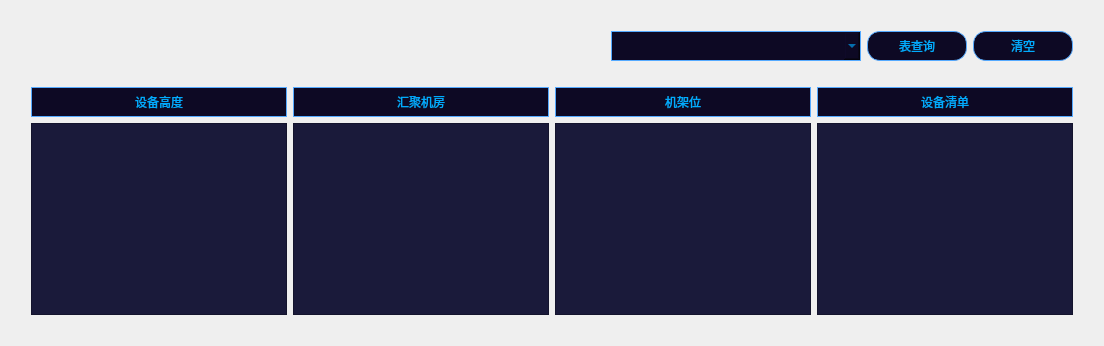
         <widget class="QWidget" name="setting_page">
          <layout class="QHBoxLayout" name="horizontalLayout_15">
           <item>
            <spacer name="horizontalSpacer_7">
             <property name="orientation">
              <enum>Qt::Horizontal</enum>
             </property>
             <property name="sizeType">
              <enum>QSizePolicy::Fixed</enum>
             </property>
             <property name="sizeHint" stdset="0">
              <size>
               <width>20</width>
               <height>20</height>
              </size>
             </property>
            </spacer>
           </item>
           <item>
            <layout class="QVBoxLayout" name="verticalLayout_6">
             <item>
              <spacer name="verticalSpacer_9">
               <property name="orientation">
                <enum>Qt::Vertical</enum>
               </property>
               <property name="sizeType">
                <enum>QSizePolicy::Fixed</enum>
               </property>
               <property name="sizeHint" stdset="0">
                <size>
                 <width>20</width>
                 <height>20</height>
                </size>
               </property>
              </spacer>
             </item>
             <item>
              <layout class="QHBoxLayout" name="horizontalLayout_14">
               <item>
                <spacer name="horizontalSpacer_6">
                 <property name="orientation">
                  <enum>Qt::Horizontal</enum>
                 </property>
                 <property name="sizeType">
                  <enum>QSizePolicy::Expanding</enum>
                 </property>
                 <property name="sizeHint" stdset="0">
                  <size>
                   <width>300</width>
                   <height>20</height>
                  </size>
                 </property>
                </spacer>
               </item>
               <item>
                <widget class="QComboBox" name="table_names_cb">
                 <property name="sizePolicy">
                  <sizepolicy hsizetype="Minimum" vsizetype="Minimum">
                   <horstretch>0</horstretch>
                   <verstretch>0</verstretch>
                  </sizepolicy>
                 </property>
                 <property name="minimumSize">
                  <size>
                   <width>250</width>
                   <height>30</height>
                  </size>
                 </property>
                 <property name="styleSheet">
                  <string notr="true">QComboBox{
	border: 1px solid rgb(85, 170, 255);
	background-color: rgb(13, 9, 36);
	color: rgb(0, 170, 255);
}
QComboBox QAbstractItemView {
        color: rgb(0, 170, 255);  /* 下拉项文本颜色 */
 }
QComboBox QAbstractItemView::item:hover {
        color: rgb(7, 255, 119); 
}</string>
                 </property>
                </widget>
               </item>
               <item>
                <widget class="QPushButton" name="search_table_bt">
                 <property name="sizePolicy">
                  <sizepolicy hsizetype="Minimum" vsizetype="Minimum">
                   <horstretch>0</horstretch>
                   <verstretch>0</verstretch>
                  </sizepolicy>
                 </property>
                 <property name="minimumSize">
                  <size>
                   <width>100</width>
                   <height>30</height>
                  </size>
                 </property>
                 <property name="styleSheet">
                  <string notr="true">QPushButton {
	border: 1px solid rgb(85, 170, 255);
	background-color: rgb(13, 9, 36);
	border-radius: 13;
	color: rgb(0, 170, 255);
}

QPushButton:hover {
	background-color: rgb(85, 0, 255);
	color: rgb(7, 255, 119);
}

QPushButton:pressed {
	background-color: rgb(0, 0, 0);
}</string>
                 </property>
                 <property name="text">
                  <string>表查询</string>
                 </property>
                </widget>
               </item>
               <item>
                <widget class="QPushButton" name="clear_table_bt">
                 <property name="sizePolicy">
                  <sizepolicy hsizetype="Minimum" vsizetype="Minimum">
                   <horstretch>0</horstretch>
                   <verstretch>0</verstretch>
                  </sizepolicy>
                 </property>
                 <property name="minimumSize">
                  <size>
                   <width>100</width>
                   <height>30</height>
                  </size>
                 </property>
                 <property name="styleSheet">
                  <string notr="true">QPushButton {
	border: 1px solid rgb(85, 170, 255);
	background-color: rgb(13, 9, 36);
	border-radius: 13;
	color: rgb(0, 170, 255);
}

QPushButton:hover {
	background-color: rgb(85, 0, 255);
	color: rgb(7, 255, 119);
}

QPushButton:pressed {
	background-color: rgb(0, 0, 0);
}</string>
                 </property>
                 <property name="text">
                  <string>清空</string>
                 </property>
                </widget>
               </item>
              </layout>
             </item>
             <item>
              <spacer name="verticalSpacer_7">
               <property name="orientation">
                <enum>Qt::Vertical</enum>
               </property>
               <property name="sizeType">
                <enum>QSizePolicy::Fixed</enum>
               </property>
               <property name="sizeHint" stdset="0">
                <size>
                 <width>20</width>
                 <height>20</height>
                </size>
               </property>
              </spacer>
             </item>
             <item>
              <layout class="QGridLayout" name="gridLayout">
               <item row="0" column="0">
                <widget class="QLabel" name="label">
                 <property name="sizePolicy">
                  <sizepolicy hsizetype="Minimum" vsizetype="Minimum">
                   <horstretch>0</horstretch>
                   <verstretch>0</verstretch>
                  </sizepolicy>
                 </property>
                 <property name="minimumSize">
                  <size>
                   <width>0</width>
                   <height>30</height>
                  </size>
                 </property>
                 <property name="styleSheet">
                  <string notr="true">QLabel {
	border: 1px solid rgb(85, 170, 255);
	background-color: rgb(13, 9, 36);
	color: rgb(0, 170, 255);
}</string>
                 </property>
                 <property name="text">
                  <string>设备高度</string>
                 </property>
                 <property name="alignment">
                  <set>Qt::AlignCenter</set>
                 </property>
                </widget>
               </item>
               <item row="0" column="1">
                <widget class="QLabel" name="label_2">
                 <property name="sizePolicy">
                  <sizepolicy hsizetype="Minimum" vsizetype="Minimum">
                   <horstretch>0</horstretch>
                   <verstretch>0</verstretch>
                  </sizepolicy>
                 </property>
                 <property name="minimumSize">
                  <size>
                   <width>0</width>
                   <height>30</height>
                  </size>
                 </property>
                 <property name="styleSheet">
                  <string notr="true">QLabel {
	border: 1px solid rgb(85, 170, 255);
	background-color: rgb(13, 9, 36);
	color: rgb(0, 170, 255);
}</string>
                 </property>
                 <property name="text">
                  <string>汇聚机房</string>
                 </property>
                 <property name="alignment">
                  <set>Qt::AlignCenter</set>
                 </property>
                </widget>
               </item>
               <item row="0" column="2">
                <widget class="QLabel" name="label_3">
                 <property name="sizePolicy">
                  <sizepolicy hsizetype="Minimum" vsizetype="Minimum">
                   <horstretch>0</horstretch>
                   <verstretch>0</verstretch>
                  </sizepolicy>
                 </property>
                 <property name="minimumSize">
                  <size>
                   <width>0</width>
                   <height>30</height>
                  </size>
                 </property>
                 <property name="styleSheet">
                  <string notr="true">QLabel {
	border: 1px solid rgb(85, 170, 255);
	background-color: rgb(13, 9, 36);
	color: rgb(0, 170, 255);
}</string>
                 </property>
                 <property name="text">
                  <string>机架位</string>
                 </property>
                 <property name="alignment">
                  <set>Qt::AlignCenter</set>
                 </property>
                </widget>
               </item>
               <item row="0" column="3">
                <widget class="QLabel" name="label_5">
                 <property name="sizePolicy">
                  <sizepolicy hsizetype="Minimum" vsizetype="Minimum">
                   <horstretch>0</horstretch>
                   <verstretch>0</verstretch>
                  </sizepolicy>
                 </property>
                 <property name="minimumSize">
                  <size>
                   <width>0</width>
                   <height>30</height>
                  </size>
                 </property>
                 <property name="styleSheet">
                  <string notr="true">QLabel {
	border: 1px solid rgb(85, 170, 255);
	background-color: rgb(13, 9, 36);
	color: rgb(0, 170, 255);
}</string>
                 </property>
                 <property name="text">
                  <string>设备清单</string>
                 </property>
                 <property name="alignment">
                  <set>Qt::AlignCenter</set>
                 </property>
                </widget>
               </item>
               <item row="1" column="0">
                <widget class="QTableWidget" name="device_high_tw">
                 <property name="styleSheet">
                  <string notr="true">QTableWidget {
    background-color: #1a1a3a;  /* 比窗体背景稍亮，形成层次感 */
    color: #ffffff;             /* 白色文字确保可读性 */
    gridline-color: #2a2a4a;    /* 深色网格线，与背景协调 */
    font-family: &quot;Microsoft YaHei&quot;, Arial;
    font-size: 12px;
}
QTableWidget::item {
    background-color: #1a1a3a;
    color: #ffffff;
    border: 1px solid #2a2a4a;
    padding: 4px;
}
QTableWidget::item:selected {
    background-color: #3a3a5a;  /* 选中项使用稍亮的蓝色 */
    color: #ffffff;
}
QHeaderView::section {
    background-color: #252545;  /* 表头背景比表格稍亮 */
    color: #ffffff;
    padding: 6px;
    border: 1px solid #2a2a4a;
    font-weight: bold;
}
QScrollBar:vertical {
    background-color: #1a1a3a;
    width: 10px;
}
QScrollBar::handle:vertical {
    background-color: #4a4a6a;  /* 滚动条滑块颜色 */
    border-radius: 5px;
}
QScrollBar::add-line:vertical, QScrollBar::sub-line:vertical {
    height: 0px;
}
QScrollBar:horizontal {
    background-color: #1a1a3a;
    height: 10px;
}
QScrollBar::handle:horizontal {
    background-color: #4a4a6a;
    border-radius: 5px;
}
QScrollBar::add-line:horizontal, QScrollBar::sub-line:horizontal {
    width: 0px;
}</string>
                 </property>
                </widget>
               </item>
               <item row="1" column="1">
                <widget class="QTableWidget" name="house_tw">
                 <property name="styleSheet">
                  <string notr="true">QTableWidget {
    background-color: #1a1a3a;  /* 比窗体背景稍亮，形成层次感 */
    color: #ffffff;             /* 白色文字确保可读性 */
    gridline-color: #2a2a4a;    /* 深色网格线，与背景协调 */
    font-family: &quot;Microsoft YaHei&quot;, Arial;
    font-size: 12px;
}
QTableWidget::item {
    background-color: #1a1a3a;
    color: #ffffff;
    border: 1px solid #2a2a4a;
    padding: 4px;
}
QTableWidget::item:selected {
    background-color: #3a3a5a;  /* 选中项使用稍亮的蓝色 */
    color: #ffffff;
}
QHeaderView::section {
    background-color: #252545;  /* 表头背景比表格稍亮 */
    color: #ffffff;
    padding: 6px;
    border: 1px solid #2a2a4a;
    font-weight: bold;
}
QScrollBar:vertical {
    background-color: #1a1a3a;
    width: 10px;
}
QScrollBar::handle:vertical {
    background-color: #4a4a6a;  /* 滚动条滑块颜色 */
    border-radius: 5px;
}
QScrollBar::add-line:vertical, QScrollBar::sub-line:vertical {
    height: 0px;
}
QScrollBar:horizontal {
    background-color: #1a1a3a;
    height: 10px;
}
QScrollBar::handle:horizontal {
    background-color: #4a4a6a;
    border-radius: 5px;
}
QScrollBar::add-line:horizontal, QScrollBar::sub-line:horizontal {
    width: 0px;
}</string>
                 </property>
                </widget>
               </item>
               <item row="1" column="2">
                <widget class="QTableWidget" name="rack_tw">
                 <property name="styleSheet">
                  <string notr="true">QTableWidget {
    background-color: #1a1a3a;  /* 比窗体背景稍亮，形成层次感 */
    color: #ffffff;             /* 白色文字确保可读性 */
    gridline-color: #2a2a4a;    /* 深色网格线，与背景协调 */
    font-family: &quot;Microsoft YaHei&quot;, Arial;
    font-size: 12px;
}
QTableWidget::item {
    background-color: #1a1a3a;
    color: #ffffff;
    border: 1px solid #2a2a4a;
    padding: 4px;
}
QTableWidget::item:selected {
    background-color: #3a3a5a;  /* 选中项使用稍亮的蓝色 */
    color: #ffffff;
}
QHeaderView::section {
    background-color: #252545;  /* 表头背景比表格稍亮 */
    color: #ffffff;
    padding: 6px;
    border: 1px solid #2a2a4a;
    font-weight: bold;
}
QScrollBar:vertical {
    background-color: #1a1a3a;
    width: 10px;
}
QScrollBar::handle:vertical {
    background-color: #4a4a6a;  /* 滚动条滑块颜色 */
    border-radius: 5px;
}
QScrollBar::add-line:vertical, QScrollBar::sub-line:vertical {
    height: 0px;
}
QScrollBar:horizontal {
    background-color: #1a1a3a;
    height: 10px;
}
QScrollBar::handle:horizontal {
    background-color: #4a4a6a;
    border-radius: 5px;
}
QScrollBar::add-line:horizontal, QScrollBar::sub-line:horizontal {
    width: 0px;
}</string>
                 </property>
                </widget>
               </item>
               <item row="1" column="3">
                <widget class="QTableWidget" name="net_tw">
                 <property name="styleSheet">
                  <string notr="true">QTableWidget {
    background-color: #1a1a3a;  /* 比窗体背景稍亮，形成层次感 */
    color: #ffffff;             /* 白色文字确保可读性 */
    gridline-color: #2a2a4a;    /* 深色网格线，与背景协调 */
    font-family: &quot;Microsoft YaHei&quot;, Arial;
    font-size: 12px;
}
QTableWidget::item {
    background-color: #1a1a3a;
    color: #ffffff;
    border: 1px solid #2a2a4a;
    padding: 4px;
}
QTableWidget::item:selected {
    background-color: #3a3a5a;  /* 选中项使用稍亮的蓝色 */
    color: #ffffff;
}
QHeaderView::section {
    background-color: #252545;  /* 表头背景比表格稍亮 */
    color: #ffffff;
    padding: 6px;
    border: 1px solid #2a2a4a;
    font-weight: bold;
}
QScrollBar:vertical {
    background-color: #1a1a3a;
    width: 10px;
}
QScrollBar::handle:vertical {
    background-color: #4a4a6a;  /* 滚动条滑块颜色 */
    border-radius: 5px;
}
QScrollBar::add-line:vertical, QScrollBar::sub-line:vertical {
    height: 0px;
}
QScrollBar:horizontal {
    background-color: #1a1a3a;
    height: 10px;
}
QScrollBar::handle:horizontal {
    background-color: #4a4a6a;
    border-radius: 5px;
}
QScrollBar::add-line:horizontal, QScrollBar::sub-line:horizontal {
    width: 0px;
}</string>
                 </property>
                </widget>
               </item>
              </layout>
             </item>
             <item>
              <spacer name="verticalSpacer_8">
               <property name="orientation">
                <enum>Qt::Vertical</enum>
               </property>
               <property name="sizeType">
                <enum>QSizePolicy::Fixed</enum>
               </property>
               <property name="sizeHint" stdset="0">
                <size>
                 <width>20</width>
                 <height>20</height>
                </size>
               </property>
              </spacer>
             </item>
            </layout>
           </item>
           <item>
            <spacer name="horizontalSpacer_8">
             <property name="orientation">
              <enum>Qt::Horizontal</enum>
             </property>
             <property name="sizeType">
              <enum>QSizePolicy::Fixed</enum>
             </property>
             <property name="sizeHint" stdset="0">
              <size>
               <width>20</width>
               <height>20</height>
              </size>
             </property>
            </spacer>
           </item>
          </layout>
         </widget>
